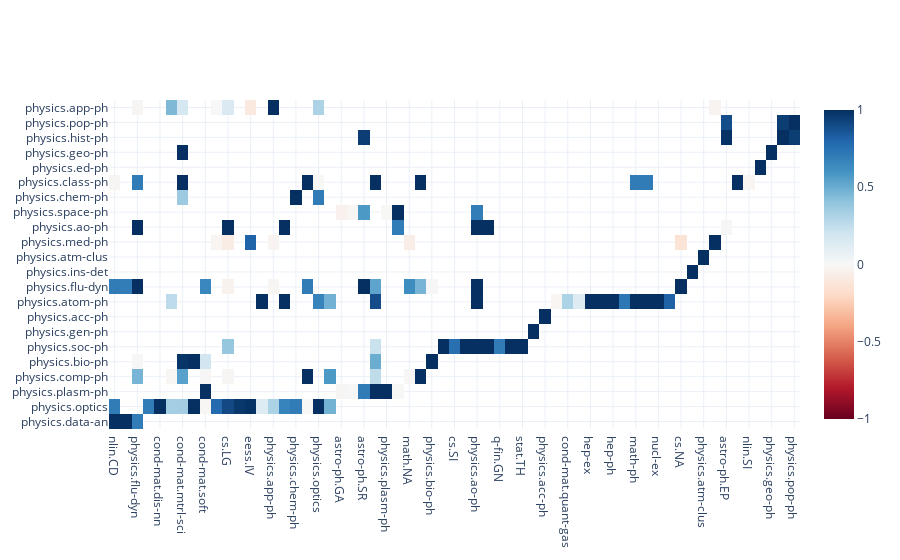

The notebook cell this image was saved under:
### Markdown cell above
### Interactive Tool

### Code cell
import plotly.io as pio
import plotly.express as px
import plotly.graph_objects as go

pio.templates.default = "plotly_white"

sims4 =sims2[sims2['category1'].str.contains("phy")]
heat = go.Heatmap(
    z=sims4['correlation'],
    x=sims4['category'],
    y=sims4['category1'],
    colorscale=px.colors.diverging.RdBu,
    zmin=-1,
    zmax=1
)

fig=go.Figure(data=[heat])
fig.show()

### Figure 1 — Plotly figure (JSON) as saved in the notebook; plotly's stock layout.template omitted (floating-point values rounded to 4 significant figures; data arrays with more than 128 entries replaced by an {"elided": "..."} marker saying what was removed)
{"data": [{"colorscale": [[0, "rgb(103,0,31)"], [0.1, "rgb(178,24,43)"], [0.2, "rgb(214,96,77)"], [0.3, "rgb(244,165,130)"], [0.4, "rgb(253,219,199)"], [0.5, "rgb(247,247,247)"], [0.6, "rgb(209,229,240)"], [0.7, "rgb(146,197,222)"], [0.8, "rgb(67,147,195)"], [0.9, "rgb(33,102,172)"], [1, "rgb(5,48,97)"]], "type": "heatmap", "x": {"elided": "143 str values"}, "y": {"elided": "143 str values"}, "z": {"elided": "143 float values"}, "zmax": 1, "zmin": -1}], "layout": {}}
